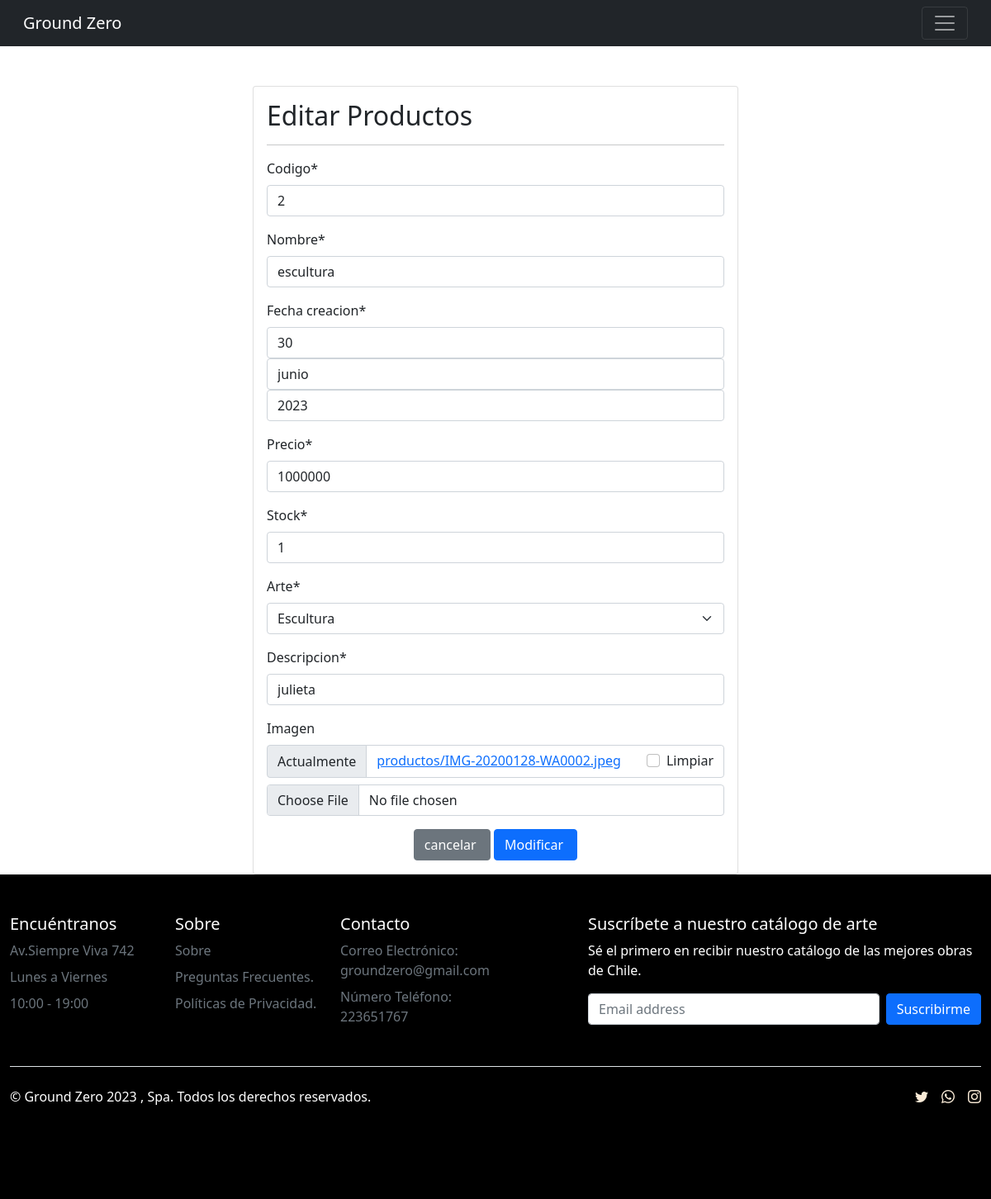
Page /modificar-producto/12/ (signed in) on the committed database.
### app/models.py (models this page shows, shortened)
class Producto(models.Model):
    codigo = models.CharField(max_length=10)
    nombre = models.CharField(max_length=50 )
    fecha_creacion = models.DateField()
    precio = models.IntegerField()
    stock = models.IntegerField()
    arte = models.ForeignKey(Arte, on_delete=models.PROTECT)
    descripcion = models.CharField(max_length=42)
    imagen = models.ImageField(upload_to="productos", null=True)

class Arte(models.Model):
    nombre = models.CharField(max_length=20)
    def __str__(self):
        return self.nombre

### app/views.py (the view, shortened to what this page needs)
# urls.py: path('modificar-producto/<id>/', modificar_producto, name="modificar_producto"),
@permission_required('app.change_producto')
def modificar_producto(request, id):
    producto = get_object_or_404(Producto, id=id)
    data = {
        'form': ProductoForm(instance=producto)
    }
    return render(request, 'app/modificar.html', data)

### app/forms.py
class ProductoForm(forms.ModelForm):
    nombre =forms.CharField(min_length=3, max_length=50)
    imagen = forms.ImageField(required=False)
    precio = forms.IntegerField(min_value=1)
    class Meta:
        model = Producto
        fields = '__all__'
        widgets ={
            "fecha_creacion":forms.SelectDateWidget()
        }

### app/templates/app/modificar.html (shortened to what this page needs)
{% extends 'app/base.html' %}
{% load crispy_forms_tags %}
{% block contenido %}
{% load static %}
<br><br>
<div class="row">
    <div class="col-12 col-md-6 offset-md-3">
        <div class="card">
            <div class="card-body">
                <h2>Editar Productos</h2>
                <hr>
                <form action="" method="post" enctype="multipart/form-data">
                    {{ form | crispy }}
                    <div class="d-flex justify-content-center">
                        <input type="reset" value="cancelar " class="btn btn-secondary">
                        <input type="submit" value="Modificar " class="btn btn-primary">
                    </div>
                </form>
            </div>
        </div>
    </div>
</div>
{% endblock %}

### rows in the picture
Producto: codigo "2", nombre "escultura", precio "1000000", stock "1", arte "Escultura", descripcion "julieta"
